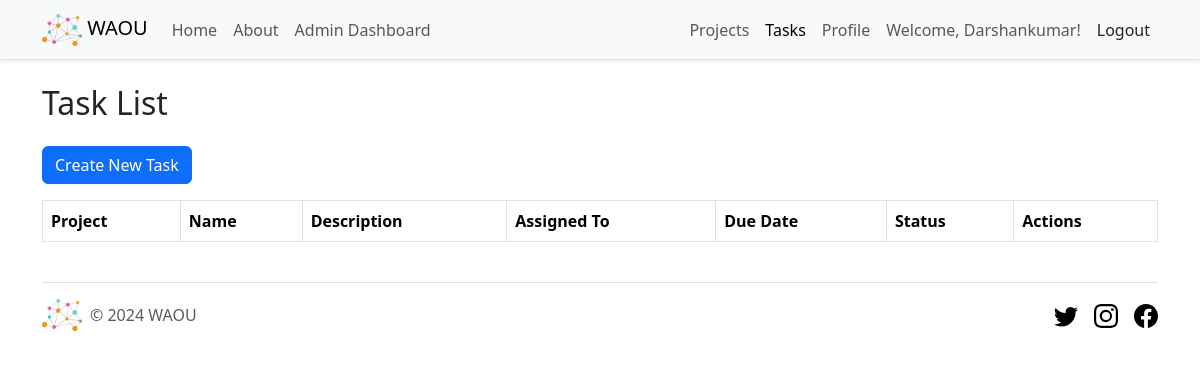
The page /tasks/ (signed in) on the database as committed earlier.
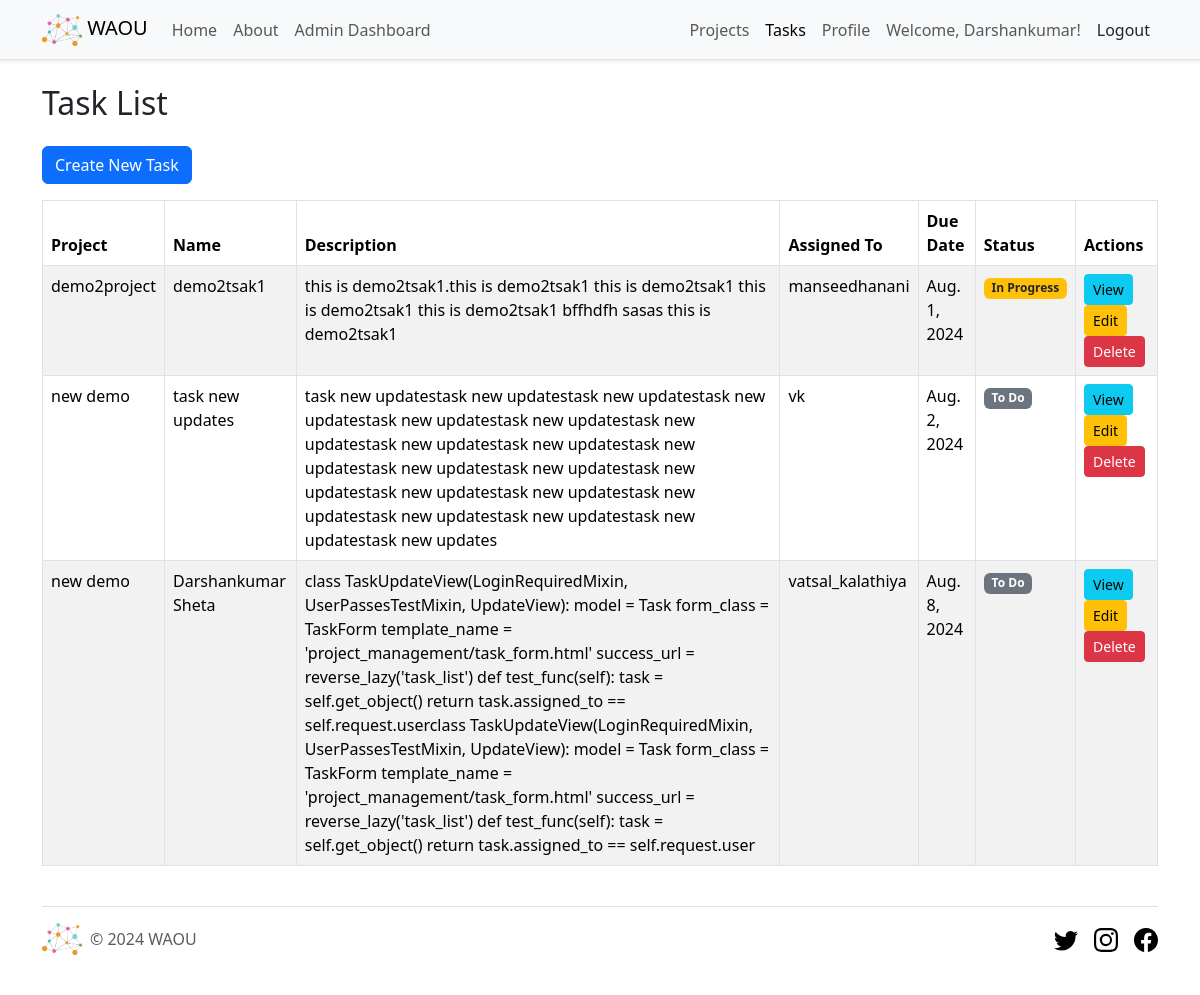
The same page on the database as committed later.
### waou_core/models.py (models this page shows, shortened)
class UserProfile(AbstractUser):
    first_name = models.CharField(max_length=50)
    last_name = models.CharField(max_length=50)
    role = models.CharField(max_length=20, choices=Role.choices, default=Role.TEAM_MEMBER)

### project_management/models.py (models this page shows, shortened)
class Task(models.Model):
    project = models.ForeignKey(Project, on_delete=models.CASCADE, related_name='tasks')
    name = models.CharField(max_length=255)
    description = models.TextField()
    assigned_to = models.ForeignKey(UserProfile, on_delete=models.CASCADE, related_name='tasks')
    status = models.CharField(max_length=50, choices=[('todo', 'To Do'), ('in_progress', 'In Progress'), ('done', 'Done')], default='todo')
    due_date = models.DateField()

class Project(models.Model):
    name = models.CharField(max_length=50)
    description = models.TextField()
    start_date = models.DateField()
    end_date = models.DateField()
    team = models.ManyToManyField(UserProfile, related_name='projects')

### waou_core/views.py (the view)
# urls.py: path('tasks/', TaskListView.as_view(), name='task_list'),
class TaskListView(LoginRequiredMixin, ListView):
    model = Task
    template_name = 'project_management/task_list.html'
    context_object_name = 'tasks'
    def get_queryset(self):
        user = self.request.user
        if user.role == 'admin':
            return Task.objects.all()  # Admins can see all tasks
        return Task.objects.filter(assigned_to=user)

### templates/project_management/task_list.html (shortened to what this page needs)
{% extends 'base.html' %}
{% load static %}
{% block content %}
<main class="container mt-4">
    <h2 class="mb-4">Task List</h2>
    <div class="mb-3">
        <a href="{% url 'task_create' %}" class="btn btn-primary">Create New Task</a>
    </div>
    <div class="table-responsive">
        <table class="table table-striped table-bordered">
            <thead class="thead-dark">
                <tr>
                    <th>Project</th>
                    <th>Name</th>
                    <th>Description</th>
                    <th>Assigned To</th>
                    <th>Due Date</th>
                    <th>Status</th>
                    <th>Actions</th>
                </tr>
            </thead>
            <tbody>
                {% for task in tasks %}
                    <tr>
                        <td>{{ task.project.name }}</td>
                        <td>{{ task.name }}</td>
                        <td>{{ task.description }}</td>
                        <td>{{ task.assigned_to.username }}</td>
                        <td>{{ task.due_date }}</td>
                        <td>
                            {% if task.status == 'todo' %}
                                <span class="badge bg-secondary">To Do</span>
                            {% elif task.status == 'in_progress' %}
                                <span class="badge bg-warning text-dark">In Progress</span>
                            {% elif task.status == 'done' %}
                                <span class="badge bg-success">Done</span>
                            {% endif %}
                        </td>
                        <td>
                            <a href="{% url 'task_detail' task.pk %}" class="btn btn-info btn-sm">View</a>
                            <a href="{% url 'task_update' task.pk %}" class="btn btn-warning btn-sm">Edit</a>
                            <a href="{% url 'task_delete' task.pk %}" class="btn btn-danger btn-sm">Delete</a>
                        </td>
                    </tr>
                {% endfor %}
            </tbody>
        </table>
    </div>
</main>
{% endblock %}

### templates/base.html (shortened to what this page needs)
{% load static %}
<!DOCTYPE html>
<html lang="en">
<head>
    <link href="https://cdn.jsdelivr.net/npm/bootstrap@5.3.3/dist/css/bootstrap.min.css" rel="stylesheet">
</head>
<body>
    {% include 'partials/_header.html' %}
    <main>{% block content %} {% endblock %}</main>
        {% include 'partials/_footer.html' %}
</body>
</html>

### templates/partials/_header.html (shortened to what this page needs)
{% load static %}
<nav class="navbar navbar-expand-lg navbar-light bg-light border-bottom shadow-sm">
  <div class="container">
    <a class="navbar-brand" href="{% url 'home' %}">
      <img src="{% static 'img/waou.png' %}" width="40" height="32" alt="WAOU Logo" class="d-inline-block align-text-top">
      WAOU
    </a>
    <div class="collapse navbar-collapse" id="navbarNav">
      <ul class="navbar-nav me-auto">
        <li class="nav-item">
          <a class="nav-link{% if request.resolver_match.url_name == 'home' %} active{% endif %}" aria-current="page" href="{% url 'home' %}">Home</a>
        </li>
        <li class="nav-item">
          <a class="nav-link{% if request.resolver_match.url_name == 'about' %} active{% endif %}" href="{% url 'about' %}">About</a>
        </li>
        {% if user.is_authenticated and user.role == 'admin' %}
        <li class="nav-item">
          <a class="nav-link{% if request.resolver_match.url_name == 'admin_dashboard' %} active{% endif %}" href="{% url 'admin_dashboard' %}">Admin Dashboard</a>
        </li>
        {% endif %}
      </ul>
      <ul class="navbar-nav ms-auto">
        {% if user.is_authenticated %}
        <li class="nav-item">
          <a class="nav-link{% if request.resolver_match.url_name == 'project_list' %} active{% endif %}" href="{% url 'project_list' %}">Projects</a>
        </li>
        <li class="nav-item">
          <a class="nav-link{% if request.resolver_match.url_name == 'task_list' %} active{% endif %}" href="{% url 'task_list' %}">Tasks</a>
        </li>
        <li class="nav-item">
          <a class="nav-link{% if request.resolver_match.url_name == 'profile' %} active{% endif %}" href="{% url 'profile' %}">Profile</a>
        </li>
        <li class="nav-item">
          <a class="nav-link">Welcome, {{ user.first_name }}!</a>
        </li>
        <li class="nav-item">
          <form method="POST" action="{% url 'logout' %}" class="d-inline">
            <button type="submit" class="btn btn-link nav-link" style="color: inherit; text-decoration: none;">Logout</button>
          </form>
        </li>
        {% endif %}
      </ul>
    </div>
  </div>
</nav>

### templates/partials/_footer.html (shortened to what this page needs)
{% load static %}
<div class="container">
    <footer class="d-flex flex-wrap justify-content-between align-items-center py-3 my-4 border-top">
      <div class="col-md-4 d-flex align-items-center">
        <a href="/" class="mb-3 me-2 mb-md-0 text-body-secondary text-decoration-none lh-1">
            <img src="{% static 'img/waou.png' %}" width="40" height="32" />
        </a>
        <span class="mb-3 mb-md-0 text-body-secondary">&copy; 2024 WAOU</span>
      </div>
      <ul class="nav col-md-4 justify-content-end list-unstyled d-flex">
        <li class="ms-3"><a class="text-body-secondary" href="#"><svg class="bi" width="24" height="24"><use xlink:href="#twitter"/></svg></a></li>
        <li class="ms-3"><a class="text-body-secondary" href="#"><svg class="bi" width="24" height="24"><use xlink:href="#instagram"/></svg></a></li>
        <li class="ms-3"><a class="text-body-secondary" href="#"><svg class="bi" width="24" height="24"><use xlink:href="#facebook"/></svg></a></li>
      </ul>
    </footer>
  </div>

Rows that differ between the two databases and show on the page:
added Task: project.name "demo2project", name "demo2tsak1", description "this is demo2tsak1.this is demo2tsak1 this is demo2tsak1 this is demo2tsak1 this is demo2tsak1 bffhdfh sasas this is demo2tsak1", assigned_to.username "manseedhanani", due_date "Aug. 1, 2024", status "In Progress"
added Task: project.name "new demo", name "task new updates", description "task new updatestask new updatestask new updatestask new updatestask new updatestask new updatestask new updatestask new updatestask new updatestask new updatestask new updatestask new updatestask new updatestask new updatestask new updatestask new updatestask new updatestask new updatestask new updatestask new updates", assigned_to.username "vk", due_date "Aug. 2, 2024", status "To Do"
added Task: project.name "new demo", name "Darshankumar Sheta", description "class TaskUpdateView(LoginRequiredMixin, UserPassesTestMixin, UpdateView): model = Task form_class = TaskForm template_name = 'project_management/task_form.html' success_url = reverse_lazy('task_list') def test_func(self): task = self.get_object() return task.assigned_to == self.request.userclass TaskUpdateView(LoginRequiredMixin, UserPassesTestMixin, UpdateView): model = Task form_class = TaskForm template_name = 'project_management/task_form.html' success_url = reverse_lazy('task_list') def test_func(self): task = self.get_object() return task.assigned_to == self.request.user", assigned_to.username "vatsal_kalathiya", due_date "Aug. 8, 2024", status "To Do"
